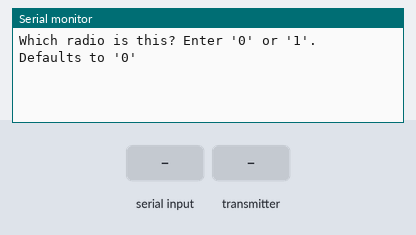
A sketch run on a simulated Arduino Mega 2560, built with avr-gcc and run on an emulated ATmega2560. On the bench: the last lines printed to the serial monitor. Inputs (shaded band) come from the test bench. No radio packets arrive unless stated.

Above: at 0.9 s.
1.0 s: "90,45\n" received over Serial
At 2.2 s:
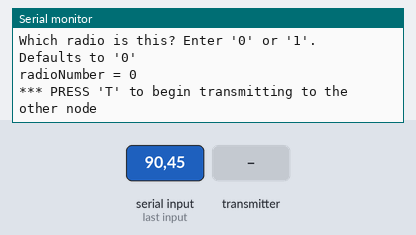
2.5 s: the transmitter starts sending payload = 0
At 2.57 s:
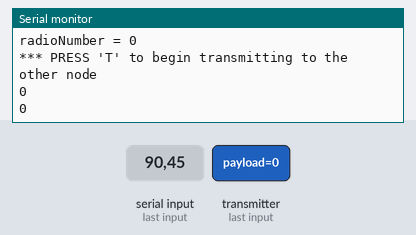
4.4 s: "T90\n" received over Serial
At 5.0 s:
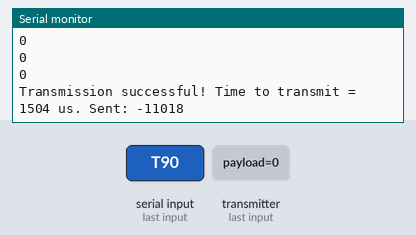

The sketch:

transceiver.ino
```cpp
#include <SPI.h>
#include "printf.h"
#include "RF24.h"

#define CE_PIN 22
#define CSN_PIN 21
// instantiate an object for the nRF24L01 transceiver
RF24 radio(CE_PIN, CSN_PIN);
uint8_t address[][6] = { "1Node", "2Node" };
bool radioNumber = 1;  // 0 uses address[0] to transmit, 1 uses address[1] to transmit
bool role = false;  // true = TX role, false = RX role
int payload = 0;
int cableLength = 0;

void setupRadio() {
  Serial.begin(115200);
  while (!Serial) {
    // some boards need to wait to ensure access to serial over USB
  }
  if (!radio.begin()) {
    Serial.println(F("radio hardware is not responding!!"));
    while (1) {}  // hold in infinite loop
  }

  Serial.println(F("Which radio is this? Enter '0' or '1'. Defaults to '0'"));
  while (!Serial.available()) {
    // wait for user input
  }

  char input = Serial.parseInt();
  radioNumber = input == 1;
  Serial.print(F("radioNumber = "));
  Serial.println((int)radioNumber);
  Serial.println(F("*** PRESS 'T' to begin transmitting to the other node"));
  radio.setPALevel(RF24_PA_MAX);  // RF24_PA_MAX is default.
  radio.setPayloadSize(sizeof(payload));  // float datatype occupies 4 bytes
  radio.openWritingPipe(address[radioNumber]); // set the TX address of the RX node into the TX pipe
  radio.openReadingPipe(1, address[!radioNumber]); // set the RX address of the TX node into a RX pipe

  if (role) {
    radio.stopListening();  // put radio in TX mode
  } else {
    radio.startListening();  // put radio in RX mode
  }
}

void RX_TX() {
  if (role) {
    // This device is a TX node
    unsigned long start_timer = micros();                // start the timer
    bool report = radio.write(&payload, sizeof(float));  // transmit & save the report
    unsigned long end_timer = micros();                  // end the timer

    if (report) {
      Serial.print(F("Transmission successful! "));  // payload was delivered
      Serial.print(F("Time to transmit = "));
      Serial.print(end_timer - start_timer);  // print the timer result
      Serial.print(F(" us. Sent: "));
      Serial.println(payload);  // print payload sent
    } else {
      Serial.println(F("Transmission failed or timed out"));  // payload was not delivered
    }
    role = false;
    radio.startListening();
    delay(1000);  // slow transmissions down by 1 second

  } else {
    // This device is a RX node
    uint8_t pipe;
    if (radio.available(&pipe)) {              // is there a payload? get the pipe number that recieved it
      uint8_t bytes = radio.getPayloadSize();  // get the size of the payload
      radio.read(&payload, bytes);             // fetch payload from FIFO
      Serial.println(payload);  // print the payload's value
      executePayload(payload);
    }
  }  // role

  if (Serial.available()) {
    char c = toupper(Serial.read());
    if (c == 'T' && !role) { // Become the TX node
      sendMotorPacket(405,1,199);
    }
    if (c == 'Y' && !role) { // Become the TX node
      sendCableLength(1000);
    }
    if (c == 'U' && !role) { // Become the TX node
      createPayload(11, 2424);
    }
  }
}

// MOTOR INTEGRATION
void sendCableLength(int length) {
  int payloadData = (length * 10000);
  createPayload(10,payloadData);
}
void sendMotorPacket(int speed, int direction, int distance) {
  int payloadData = (speed * 100000 + direction * 10000 + distance * 10);
  createPayload(11,payloadData);
}
void displayMotorData(int data) {
  int unprocessed_speed = data / 100000;
  float speed = unprocessed_speed;
  speed = speed / 100;
  int direction = (data / 10000) % 10;
  int distance = (data % 10000)/10;
  Serial.println(speed);
  Serial.println(direction);
  Serial.println(distance-100);
  Serial.println(cableLength);
}
// END OF MOTOR INTEGRATION

void executePayload(int payload) {
  // Decode the Payload
  int command = payload / (int)pow(10, 10 - 2);
  int data = (payload % (int)pow(10, 10 - 2));

  switch (command) {
    case 10: { // Command One - Motor Data
      cableLength = data/10000;
    break; }
    case 11: { // Command Two
      displayMotorData(data);
    break; }
  }
}

void createPayload(int command, int data) {
  payload = (command * 100000000)+(data);
  role = true;
  radio.stopListening();
}

void setup() {
  setupRadio();
}

void loop() {
  RX_TX();
}  // loop
```

Measured:
- after the input at 1.0 s, the serial monitor: prints a new line at once (image 1)
- after the input at 2.5 s, the serial monitor: prints a new line at once (image 2)
- after the input at 4.4 s, the serial monitor: prints a new line at once (image 3)
